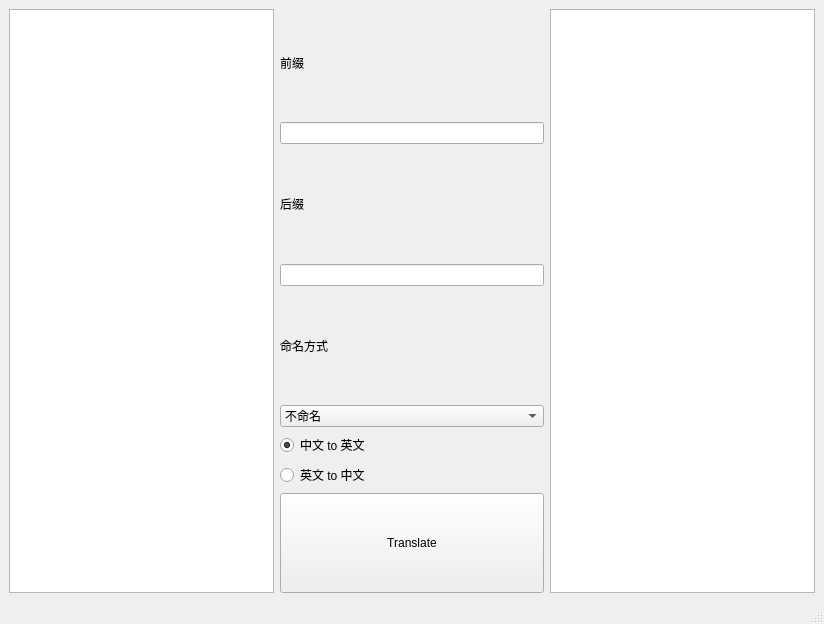
<?xml version="1.0" encoding="UTF-8"?>
<ui version="4.0">
 <class>MainWindow</class>
 <widget class="QMainWindow" name="MainWindow">
  <property name="geometry">
   <rect>
    <x>0</x>
    <y>0</y>
    <width>824</width>
    <height>624</height>
   </rect>
  </property>
  <property name="windowTitle">
   <string>MainWindow</string>
  </property>
  <widget class="QWidget" name="centralwidget">
   <layout class="QVBoxLayout" name="verticalLayout">
    <item>
     <layout class="QHBoxLayout" name="horizontalLayout">
      <item>
       <widget class="QTextEdit" name="textEdit"/>
      </item>
      <item>
       <layout class="QVBoxLayout" name="verticalLayout_2">
        <item>
         <layout class="QVBoxLayout" name="verticalLayout_5">
          <item>
           <widget class="QLabel" name="label">
            <property name="text">
             <string>前缀</string>
            </property>
           </widget>
          </item>
          <item>
           <widget class="QLineEdit" name="lineEdit"/>
          </item>
          <item>
           <widget class="QLabel" name="label_2">
            <property name="text">
             <string>后缀</string>
            </property>
           </widget>
          </item>
          <item>
           <widget class="QLineEdit" name="lineEdit_2"/>
          </item>
          <item>
           <widget class="QLabel" name="label_3">
            <property name="text">
             <string>命名方式</string>
            </property>
           </widget>
          </item>
          <item>
           <widget class="QComboBox" name="comboBox">
            <item>
             <property name="text">
              <string>不命名</string>
             </property>
            </item>
            <item>
             <property name="text">
              <string>驼峰命名</string>
             </property>
            </item>
            <item>
             <property name="text">
              <string>下划线命名</string>
             </property>
            </item>
           </widget>
          </item>
         </layout>
        </item>
        <item>
         <layout class="QVBoxLayout" name="verticalLayout_3">
          <item>
           <widget class="QRadioButton" name="radioButton">
            <property name="text">
             <string>中文 to 英文</string>
            </property>
            <property name="checked">
             <bool>true</bool>
            </property>
           </widget>
          </item>
          <item>
           <widget class="QRadioButton" name="radioButton_2">
            <property name="text">
             <string>英文 to 中文</string>
            </property>
           </widget>
          </item>
         </layout>
        </item>
        <item>
         <layout class="QVBoxLayout" name="verticalLayout_4">
          <item>
           <widget class="QPushButton" name="translateBtn">
            <property name="minimumSize">
             <size>
              <width>0</width>
              <height>100</height>
             </size>
            </property>
            <property name="text">
             <string>Translate</string>
            </property>
           </widget>
          </item>
         </layout>
        </item>
       </layout>
      </item>
      <item>
       <widget class="QTextBrowser" name="textBrowser"/>
      </item>
     </layout>
    </item>
   </layout>
  </widget>
  <widget class="QMenuBar" name="menubar">
   <property name="geometry">
    <rect>
     <x>0</x>
     <y>0</y>
     <width>824</width>
     <height>23</height>
    </rect>
   </property>
  </widget>
  <widget class="QStatusBar" name="statusbar"/>
  <action name="actionOpen1">
   <property name="text">
    <string>open1</string>
   </property>
  </action>
  <action name="actionOpen2">
   <property name="text">
    <string>open2</string>
   </property>
  </action>
 </widget>
 <resources/>
 <connections/>
</ui>
